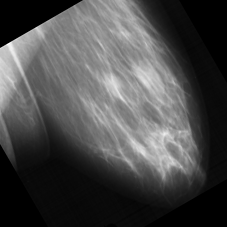
#> input picture New_dataset/DATA/0/D1_A_1688_1.LEFT_MLO (4).png, 227 x 227 px; its folder holds 2 pictures in this run
$ python rettangoli.py
#> lines starting #> are read from the running program, lines starting #| are printed output that depends on the picture
from PIL import Image
import numpy as np
import os

data_path_0 = 'DATA/0'
data_path_1 = 'DATA/1'

names_0 = os.listdir(data_path_0)
names_1 = os.listdir(data_path_1)

#print(len(names_0))
#print(len(names_1))

def convert_to_grayscale(image_path):
    Image.open(image_path).convert('L').save(image_path)


rnd_idx = np.random.randint(0, len(names_0), size=1000)
#print(rnd_idx)

for i in range(0, len(rnd_idx)):
	im = Image.open(os.path.join(data_path_0, f'{names_0[rnd_idx[i]]}'))
#> im is the input picture: PIL image 227x227 L; min 0, max 255, mean 73.8
	crop_rectangle = (100, 100, 160, 160)
	cropped_im = im.crop(crop_rectangle)
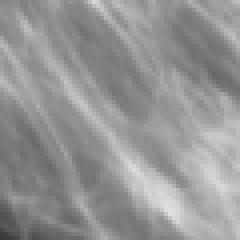
#> cropped_im: PIL image 60x60 L (shown 4 times larger); min 57, max 224, mean 148.7
	cropped_im = cropped_im.save(os.path.join('NEW_DATA/0', f'{names_0[rnd_idx[i]]}'))
	convert_to_grayscale(os.path.join('NEW_DATA/0', f'{names_0[rnd_idx[i]]}'))
#> pass 2 of the loop `for i in range(0, len(rnd_idx)):`:
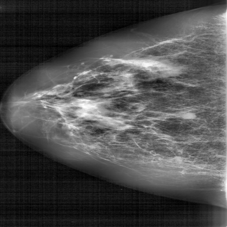
#> input picture New_dataset/DATA/0/D2_A_1687_1.LEFT_CC (2).png, 227 x 227 px
#> im is the input picture: PIL image 227x227 L; min 0, max 255, mean 75.1
#> `cropped_im = im.crop(crop_rectangle)`:
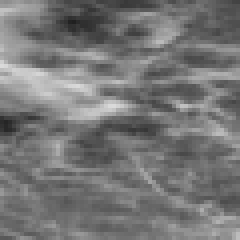
#> cropped_im: PIL image 60x60 L (shown 4 times larger); min 32, max 218, mean 118.1


rnd_idx = np.random.randint(0, len(names_1), size=1000)

for i in range(0, len(rnd_idx)):
	im = Image.open(os.path.join(data_path_1, f'{names_1[rnd_idx[i]]}'))
	crop_rectangle = (100, 100, 160, 160)
	cropped_im = im.crop(crop_rectangle)
	cropped_im = cropped_im.save(os.path.join('NEW_DATA/1', f'{names_1[rnd_idx[i]]}'))
	convert_to_grayscale(os.path.join('NEW_DATA/1', f'{names_1[rnd_idx[i]]}'))
